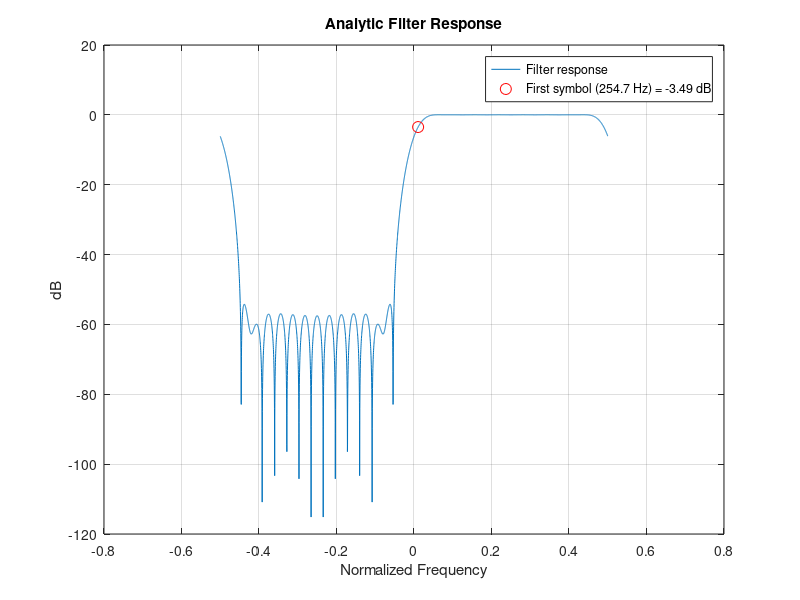

This figure's MATLAB source: (Note: this script raises an error after producing the figure.)
clear; clc; clear all; clf;
pkg load signal

# Constants (mirroring Constants.hpp)
channel_start = 100;
channel_end = 10000;
channel_length = channel_end - channel_start;
order = 32;
mic_passband_end = 0.423;
sample_rate = (channel_end + channel_start) / mic_passband_end;
resolution = channel_length / order;

first_symbol_hz = channel_start + resolution / 2;
first_symbol_norm = first_symbol_hz / sample_rate;

printf("Sample rate: %.2f Hz\n", sample_rate);
printf("Resolution: %.4f Hz\n", resolution);
printf("First symbol: %.4f Hz (norm=%.6f)\n", first_symbol_hz, first_symbol_norm);

# FIR1 analytic filter
len = 32;
dislocation = -0.0;
b = fir1(len, 0.5 - dislocation);
a = 1;

# Shift to bandpass via frequency-shift theorem
shift = (1 + dislocation) * (2*pi/4);
b = b .* exp(j * shift * (0:length(b)-1));

# Show filter
[H, w] = freqz(b, a, 4096, 'whole');
H = fftshift(H);
f = linspace(-0.5, 0.5, 4096);

plot(f, 20*log10(abs(H) + 1e-12));
grid on;
xlabel('Normalized Frequency');
ylabel('dB');
title('Analytic Filter Response');

# Mark first symbol on plot
bin = round((first_symbol_norm + 0.5) * 4096);
bin = max(1, min(4096, bin));
magnitude_db = 20*log10(abs(H(bin)) + 1e-12);
printf("Magnitude at first symbol: %.2f dB\n", magnitude_db);

hold on;
plot(f(bin), magnitude_db, 'ro', 'MarkerSize', 8, 'DisplayName', sprintf('First symbol (%.1f Hz)', first_symbol_hz));
legend('Filter response', sprintf('First symbol (%.1f Hz) = %.2f dB', first_symbol_hz, magnitude_db));
hold off;

# Export coefficients
export("analytic.hpp", b, []);
print('-dpng', 'analytic.png', '-r150');
